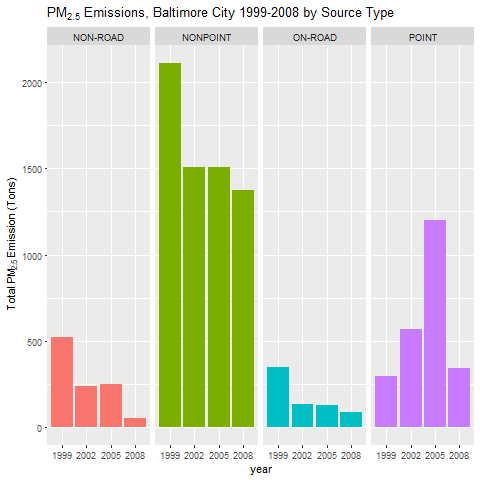

Source code (R):
## Question 3

g<-ggplot(aes(x = year, y = Emissions, fill=type), data=nbc)
g+geom_bar(stat="identity")+ facet_grid(.~type)+ labs(x="year", y=expression("Total PM"[2.5]*" Emission (Tons)"))+
  labs(title=expression("PM"[2.5]*" Emissions, Baltimore City 1999-2008 by Source Type"))+ guides(fill=FALSE)
  
#dev.copy(png,"plot3.png")
#dev.off()
